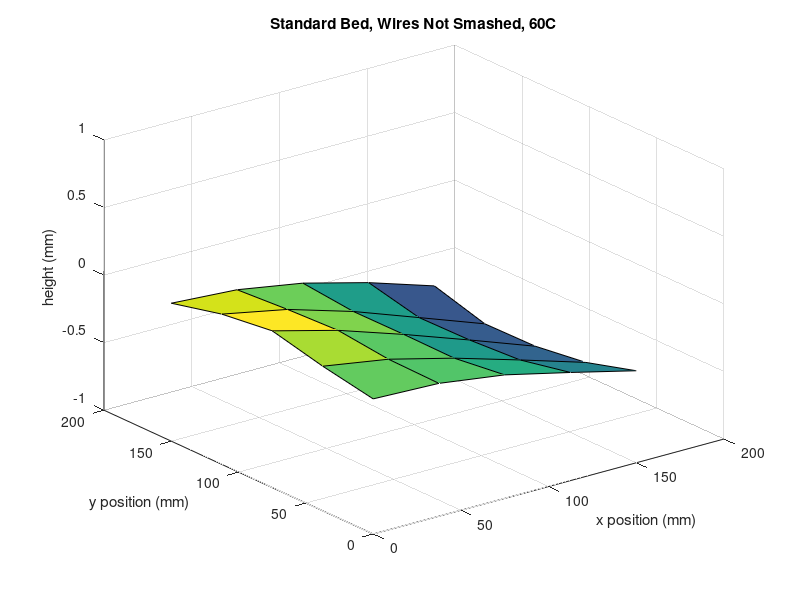

MATLAB code for this plot:
X = [0, 37.5, 75, 112.5, 150, 0, 37.5, 75, 112.5, 150, 0, 37.5, 75, 112.5, 150,0, 37.5, 75, 112.5, 150,0, 37.5, 75, 112.5, 150,];
Y = [0, 0, 0, 0, 0, 37.5, 37.5, 37.5, 37.5, 37.5, 75, 75, 75, 75, 75, 112.5, 112.5, 112.5, 112.5, 112.5, 150, 150, 150, 150, 150];
Z = [0, -.017, -.086, -.2, -.319, .07, -.01, -.134, -.279, -.429, .16, .032, -.13, -.303, -.481, .112, .015, -.132, -.309, -.487, .021, -.011, -.094, -.222, -.378   ];
xr = reshape(X, 5, 5);
yr = reshape(Y, 5, 5);
zr = reshape(Z, 5, 5);
surf(xr, yr, zr)
zlim([-1 1])
xlabel('x position (mm)')
ylabel('y position (mm)')
zlabel('height (mm)')
title("Standard Bed, Wires Not Smashed, 60C");
